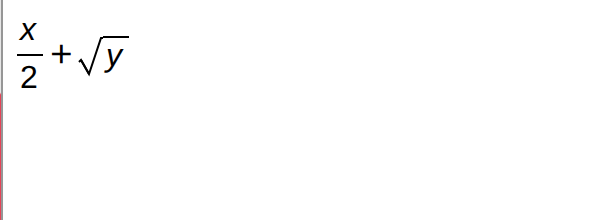
#> input picture evidence/ui/formulas_ref/00.png, 600 x 220 px, found by its file name; its folder holds only this picture in this run
$ python shift.py
#> lines starting #> are read from the running program, lines starting #| are printed output that depends on the picture
# best integer (2x-pixel) shift of ours vs ref per formula image, to expose systematic offsets
import sys, numpy as np
from PIL import Image
d='evidence/ui/'
for i in sorted(f[:2] for f in __import__('os').listdir(d+'formulas_ref') if f[0].isdigit()):
    a=np.array(Image.open(f'{d}formulas_ref/{i}.png').convert('L')).astype(int)[16:190, 20:560]
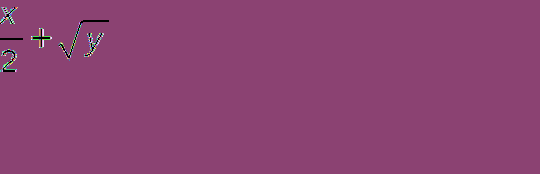
#> a: shape (174, 540) int64; 182 distinct labels, from 0 to 255; one colour per label, 0 black
    b=np.array(Image.open(f'{d}formulas_ours/{i}.png').convert('L')).astype(int)
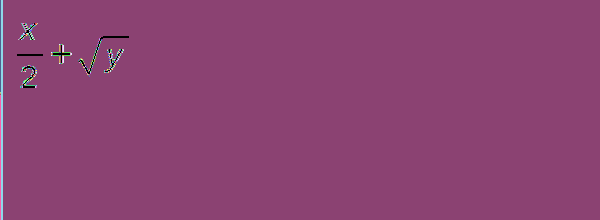
#> b: shape (220, 600) int64; 184 distinct labels, from 0 to 255; one colour per label, 0 black
    best=None
    for dy in range(-4,5):
        for dx in range(-4,5):
            c=b[16+dy:16+dy+a.shape[0], 20+dx:20+dx+a.shape[1]]
            e=np.abs(a-c).mean()
            if best is None or e<best[0]: best=(e,dx,dy)
#> after the loop, best = (0, 0, 0)
    base=np.abs(a-b[16:16+a.shape[0],20:20+a.shape[1]]).mean()
#> base = 0
    print(i,'best shift of ours (dx,dy @2x px)=',best[1],best[2],'err %.2f (unshifted %.2f)'%(best[0],base))
#| 00 best shift of ours (dx,dy @2x px)= 0 0 err 0.00 (unshifted 0.00)

$ run again, on evidence/ui/formulas_ref/08.png
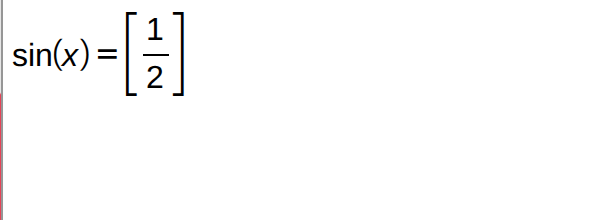
#> input picture evidence/ui/formulas_ref/08.png, 600 x 220 px, found by its file name
#> `a=np.array(Image.open(f'{d}formulas_ref/{i}.png').convert('L')).astype..`:
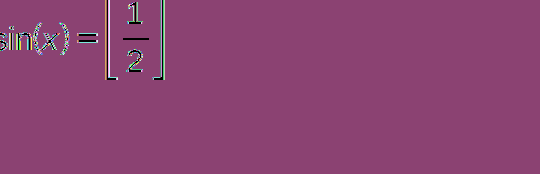
#> a: shape (174, 540) int64; 197 distinct labels, from 0 to 255; one colour per label, 0 black
#> `b=np.array(Image.open(f'{d}formulas_ours/{i}.png').convert('L')).astyp..`:
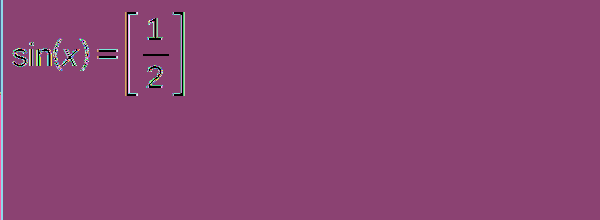
#> b: shape (220, 600) int64; 205 distinct labels, from 0 to 255; one colour per label, 0 black
#> after the loop `for dy in range(-4,5):`: best = (0, 0, 0)
#> base = 0
#| 08 best shift of ours (dx,dy @2x px)= 0 0 err 0.00 (unshifted 0.00)
